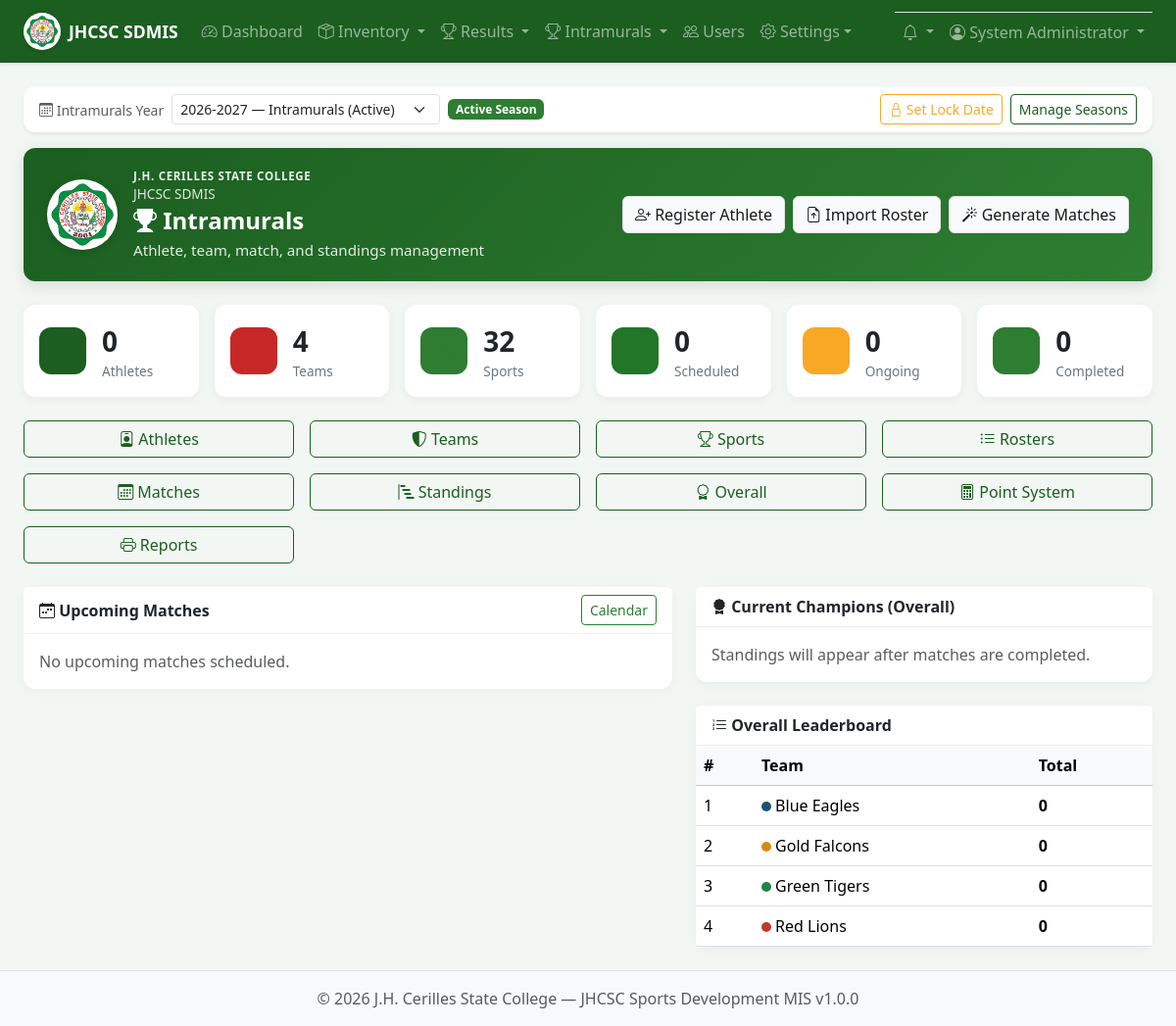
Page /intramurals/index.php (signed in) on the committed database.
### tables this page shows
CREATE TABLE IF NOT EXISTS intramural_seasons (
    id INT AUTO_INCREMENT PRIMARY KEY,
    name VARCHAR(120) NOT NULL,
    year_label VARCHAR(40) NOT NULL,
    start_date DATE DEFAULT NULL,
    end_date DATE DEFAULT NULL,
    description TEXT,
    is_active TINYINT(1) NOT NULL DEFAULT 0,
    is_archived TINYINT(1) NOT NULL DEFAULT 0,
    roster_locked TINYINT(1) NOT NULL DEFAULT 0,
    roster_lock_date DATE DEFAULT NULL,
    roster_locked_at DATETIME DEFAULT NULL,
    roster_locked_by INT DEFAULT NULL,
    created_at TIMESTAMP DEFAULT CURRENT_TIMESTAMP,
    updated_at TIMESTAMP DEFAULT CURRENT_TIMESTAMP ON UPDATE CURRENT_TIMESTAMP,
    UNIQUE KEY uq_season_year_label (year_label)
);

CREATE TABLE IF NOT EXISTS intramural_teams (
    id INT AUTO_INCREMENT PRIMARY KEY,
    name VARCHAR(100) NOT NULL,
    short_name VARCHAR(30) DEFAULT NULL,
    color VARCHAR(20) DEFAULT '#1a5276',
    logo VARCHAR(255) DEFAULT NULL,
    department VARCHAR(100) DEFAULT NULL,
    coach_name VARCHAR(100) DEFAULT NULL,
    unit_manager_id INT DEFAULT NULL,
    coach_user_id INT DEFAULT NULL,
    description TEXT,
    is_active TINYINT(1) NOT NULL DEFAULT 1,
    created_at TIMESTAMP DEFAULT CURRENT_TIMESTAMP,
    updated_at TIMESTAMP DEFAULT CURRENT_TIMESTAMP ON UPDATE CURRENT_TIMESTAMP,
    UNIQUE KEY uq_team_name (name)
);

### intramurals/index.php (the view, shortened to what the rows shown need)
<?php
require_once __DIR__ . '/../includes/auth.php';
$overall = [];
try {
    $overallData = computeOverallStandings();
    $overall = $overallData['standings'];
} catch (Throwable $e) {
    flash('error', 'Intramurals tables are not installed yet. Run database/migrate_intramurals.sql or database/run_seasons_migrate.php.');
}
require_once __DIR__ . '/../includes/header.php';
$intramuralsSubtitle = isSecretariat()
    ? 'View all matches and standings, generate fixtures, reschedule games, and print reports'
    : (isCoach() && !canManageIntramurals()
    ? (hasCoachAssignments()
        ? 'Manage rosters for your assigned team and event combinations'
        : 'No event assignments yet — ask your unit manager to assign you under Teams → Event Coaches')
    : (isTournamentManager() && !canManageIntramurals()
    ? 'Generate fixtures, record scores, and view standings for your assigned events'
    : 'Athlete, team, match, and standings management'));
$intramuralsActions = '';
if (canModifyRosterAny()) {
    $intramuralsActions .= '<a href="' . BASE_URL . '/intramurals/athletes/add.php" class="btn btn-light"><i class="bi bi-person-plus"></i> Register Athlete</a>';
}
if (canModifyRosterAny()) {
    $intramuralsActions .= '<a href="' . BASE_URL . '/intramurals/roster/import.php" class="btn btn-light"><i class="bi bi-file-earmark-arrow-up"></i> Import Roster</a>';
}
if (canGenerateMatches() && !isSecretariat()) {
    $intramuralsActions .= '<a href="' . BASE_URL . '/intramurals/matches/generate.php" class="btn btn-light"><i class="bi bi-magic"></i> Generate Matches</a>';
}
echo renderDashboardHero('Intramurals', $intramuralsSubtitle, [
    'icon' => 'bi-trophy-fill',
    'actions' => $intramuralsActions,
]);
?>
<div class="row g-4">
    <div class="col-lg-5">
        <div class="card">
            <div class="card-body p-0">
                <table class="table mb-0">
                    <thead class="table-light"><tr><th>#</th><th>Team</th><th>Total</th></tr></thead>
                    <tbody>
                        <?php foreach (array_slice($overall, 0, 6) as $row): ?>
                        <tr>
                            <td><?= $row['rank'] ?></td>
                            <td><span style="display:inline-block;width:10px;height:10px;border-radius:50%;background:<?= sanitize($row['color']) ?>"></span> <?= sanitize($row['team_name']) ?></td>
                            <td><strong><?= $row['total'] ?></strong></td>
                        </tr>
                        <?php endforeach; ?>
                    </tbody>
                </table>
            </div>
        </div>
    </div>
</div>
<?php require_once __DIR__ . '/../includes/footer.php'; ?>

### includes/functions.php (shortened to what the rows shown need)
<?php
function sanitize(string $input): string
{
    return htmlspecialchars(trim($input), ENT_QUOTES, 'UTF-8');
}
function appLogoUrl(): string
{
    return defined('APP_LOGO') ? APP_LOGO : (BASE_URL . '/assets/img/jhcsc-logo.png');
}
function renderDashboardHero(string $title, string $subtitle = '', array $options = []): string
{
    $icon = $options['icon'] ?? 'bi-speedometer2';
    $actions = $options['actions'] ?? '';
    $logo = sanitize(appLogoUrl());
    $campus = sanitize(defined('APP_CAMPUS') ? APP_CAMPUS : 'J.H. Cerilles State College');
    $appName = sanitize(defined('APP_SHORT_NAME') ? APP_SHORT_NAME : 'JHCSC SDMIS');
    $titleSafe = sanitize($title);
    $subtitleSafe = sanitize($subtitle);
    $actionsHtml = $actions !== ''
        ? '<div class="dashboard-hero-actions d-flex gap-2 flex-wrap">' . $actions . '</div>'
        : '';
    return <<<HTML
<div class="dashboard-hero">
    <div class="dashboard-hero-inner d-flex flex-wrap justify-content-between align-items-center gap-3">
        <div class="d-flex align-items-center gap-3">
            <img src="{$logo}" alt="JHCSC Logo" class="dashboard-brand-logo">
            <div>
                <div class="dashboard-campus">{$campus}</div>
                <div class="dashboard-app-name">{$appName}</div>
                <h1 class="dashboard-title mb-1"><i class="bi {$icon}"></i> {$titleSafe}</h1>
                <p class="dashboard-subtitle mb-0">{$subtitleSafe}</p>
            </div>
        </div>
        {$actionsHtml}
    </div>
</div>
HTML;
}

### rows in the picture
intramural_seasons: name "Intramurals"
intramural_teams: rank "1", name "Blue Eagles", total "0"
intramural_teams: rank "2", name "Gold Falcons", total "0"
intramural_teams: id "3", name "Green Tigers", total "0"
intramural_teams: rank "4", name "Red Lions", total "0"

### other values in the picture
APP_SHORT_NAME "JHCSC SDMIS"
$_SESSION['user_name'] "System Administrator"
$campus "J.H. CERILLES STATE COLLEGE"
$appName "JHCSC SDMIS"
$subtitleSafe "Athlete, team, match, and standings management"
$stats['total_athletes'] "0"
$stats['total_teams'] "4"
$stats['total_sports'] "32"
$stats['scheduled_games'] "0"
$stats['ongoing_games'] "0"
$stats['completed_games'] "0"
APP_CAMPUS "J.H. Cerilles State College"
APP_NAME "JHCSC Sports Development MIS"
APP_VERSION "1.0.0"
form field season_id "2026-2027 — Intramurals (Active)"
